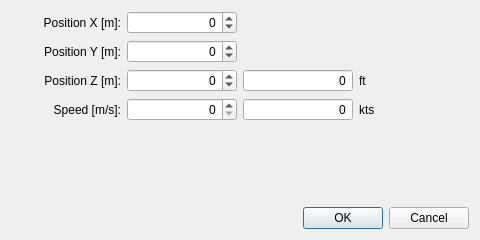
<?xml version="1.0" encoding="UTF-8"?>
<ui version="4.0">
 <class>DialogEditWaypoint</class>
 <widget class="QDialog" name="DialogEditWaypoint">
  <property name="geometry">
   <rect>
    <x>0</x>
    <y>0</y>
    <width>480</width>
    <height>240</height>
   </rect>
  </property>
  <property name="windowTitle">
   <string>Edit Waypoint</string>
  </property>
  <property name="modal">
   <bool>true</bool>
  </property>
  <layout class="QGridLayout" name="gridLayout">
   <item row="1" column="1">
    <widget class="QDoubleSpinBox" name="spinBoxPositionY">
     <property name="alignment">
      <set>Qt::AlignRight|Qt::AlignTrailing|Qt::AlignVCenter</set>
     </property>
     <property name="decimals">
      <number>0</number>
     </property>
     <property name="minimum">
      <double>-999999.000000000000000</double>
     </property>
     <property name="maximum">
      <double>999999.000000000000000</double>
     </property>
     <property name="singleStep">
      <double>10.000000000000000</double>
     </property>
    </widget>
   </item>
   <item row="3" column="2">
    <widget class="QDoubleSpinBox" name="spinBoxSpeedKts">
     <property name="alignment">
      <set>Qt::AlignRight|Qt::AlignTrailing|Qt::AlignVCenter</set>
     </property>
     <property name="readOnly">
      <bool>true</bool>
     </property>
     <property name="buttonSymbols">
      <enum>QAbstractSpinBox::NoButtons</enum>
     </property>
     <property name="decimals">
      <number>0</number>
     </property>
     <property name="maximum">
      <double>999999.000000000000000</double>
     </property>
    </widget>
   </item>
   <item row="3" column="0">
    <widget class="QLabel" name="labelSpeed">
     <property name="text">
      <string>Speed [m/s]:</string>
     </property>
     <property name="alignment">
      <set>Qt::AlignRight|Qt::AlignTrailing|Qt::AlignVCenter</set>
     </property>
     <property name="buddy">
      <cstring>spinBoxSpeed</cstring>
     </property>
    </widget>
   </item>
   <item row="0" column="1">
    <widget class="QDoubleSpinBox" name="spinBoxPositionX">
     <property name="alignment">
      <set>Qt::AlignRight|Qt::AlignTrailing|Qt::AlignVCenter</set>
     </property>
     <property name="decimals">
      <number>0</number>
     </property>
     <property name="minimum">
      <double>-999999.000000000000000</double>
     </property>
     <property name="maximum">
      <double>999999.000000000000000</double>
     </property>
     <property name="singleStep">
      <double>10.000000000000000</double>
     </property>
    </widget>
   </item>
   <item row="2" column="0">
    <widget class="QLabel" name="labelPositionZ">
     <property name="text">
      <string>Position Z [m]:</string>
     </property>
     <property name="alignment">
      <set>Qt::AlignRight|Qt::AlignTrailing|Qt::AlignVCenter</set>
     </property>
     <property name="buddy">
      <cstring>spinBoxPositionZ</cstring>
     </property>
    </widget>
   </item>
   <item row="2" column="1">
    <widget class="QDoubleSpinBox" name="spinBoxPositionZ">
     <property name="alignment">
      <set>Qt::AlignRight|Qt::AlignTrailing|Qt::AlignVCenter</set>
     </property>
     <property name="decimals">
      <number>0</number>
     </property>
     <property name="minimum">
      <double>-999999.000000000000000</double>
     </property>
     <property name="maximum">
      <double>999999.000000000000000</double>
     </property>
     <property name="singleStep">
      <double>1.000000000000000</double>
     </property>
    </widget>
   </item>
   <item row="3" column="1">
    <widget class="QDoubleSpinBox" name="spinBoxSpeed">
     <property name="alignment">
      <set>Qt::AlignRight|Qt::AlignTrailing|Qt::AlignVCenter</set>
     </property>
     <property name="decimals">
      <number>0</number>
     </property>
     <property name="minimum">
      <double>0.000000000000000</double>
     </property>
     <property name="maximum">
      <double>350.000000000000000</double>
     </property>
     <property name="singleStep">
      <double>1.000000000000000</double>
     </property>
    </widget>
   </item>
   <item row="0" column="0">
    <widget class="QLabel" name="labelPositionX">
     <property name="text">
      <string>Position X [m]:</string>
     </property>
     <property name="alignment">
      <set>Qt::AlignRight|Qt::AlignTrailing|Qt::AlignVCenter</set>
     </property>
     <property name="buddy">
      <cstring>spinBoxPositionX</cstring>
     </property>
    </widget>
   </item>
   <item row="2" column="2">
    <widget class="QDoubleSpinBox" name="spinBoxPositionZFt">
     <property name="alignment">
      <set>Qt::AlignRight|Qt::AlignTrailing|Qt::AlignVCenter</set>
     </property>
     <property name="readOnly">
      <bool>true</bool>
     </property>
     <property name="buttonSymbols">
      <enum>QAbstractSpinBox::NoButtons</enum>
     </property>
     <property name="decimals">
      <number>0</number>
     </property>
     <property name="minimum">
      <double>-999999.000000000000000</double>
     </property>
     <property name="maximum">
      <double>999999.000000000000000</double>
     </property>
    </widget>
   </item>
   <item row="1" column="0">
    <widget class="QLabel" name="labelPositionY">
     <property name="text">
      <string>Position Y [m]:</string>
     </property>
     <property name="alignment">
      <set>Qt::AlignRight|Qt::AlignTrailing|Qt::AlignVCenter</set>
     </property>
     <property name="buddy">
      <cstring>spinBoxPositionY</cstring>
     </property>
    </widget>
   </item>
   <item row="2" column="3">
    <widget class="QLabel" name="label">
     <property name="text">
      <string>ft</string>
     </property>
    </widget>
   </item>
   <item row="3" column="3">
    <widget class="QLabel" name="label_2">
     <property name="text">
      <string>kts</string>
     </property>
    </widget>
   </item>
   <item row="5" column="0" colspan="4">
    <widget class="QDialogButtonBox" name="buttonBox">
     <property name="orientation">
      <enum>Qt::Horizontal</enum>
     </property>
     <property name="standardButtons">
      <set>QDialogButtonBox::Cancel|QDialogButtonBox::Ok</set>
     </property>
    </widget>
   </item>
   <item row="4" column="0" colspan="4">
    <spacer name="verticalSpacer">
     <property name="orientation">
      <enum>Qt::Vertical</enum>
     </property>
     <property name="sizeHint" stdset="0">
      <size>
       <width>299</width>
       <height>54</height>
      </size>
     </property>
    </spacer>
   </item>
  </layout>
 </widget>
 <tabstops>
  <tabstop>spinBoxPositionX</tabstop>
  <tabstop>spinBoxPositionY</tabstop>
  <tabstop>spinBoxPositionZ</tabstop>
  <tabstop>spinBoxSpeed</tabstop>
  <tabstop>buttonBox</tabstop>
 </tabstops>
 <resources/>
 <connections>
  <connection>
   <sender>buttonBox</sender>
   <signal>accepted()</signal>
   <receiver>DialogEditWaypoint</receiver>
   <slot>accept()</slot>
   <hints>
    <hint type="sourcelabel">
     <x>248</x>
     <y>254</y>
    </hint>
    <hint type="destinationlabel">
     <x>157</x>
     <y>274</y>
    </hint>
   </hints>
  </connection>
  <connection>
   <sender>buttonBox</sender>
   <signal>rejected()</signal>
   <receiver>DialogEditWaypoint</receiver>
   <slot>reject()</slot>
   <hints>
    <hint type="sourcelabel">
     <x>316</x>
     <y>260</y>
    </hint>
    <hint type="destinationlabel">
     <x>286</x>
     <y>274</y>
    </hint>
   </hints>
  </connection>
 </connections>
</ui>
